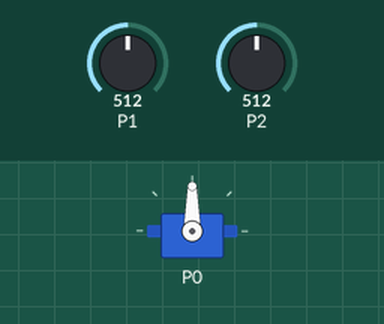
Bench run of a program on a simulated BBC micro:bit (MakeCode). Parts: servo. Inputs (shaded band) come from the test bench; at power-on: P2 = 512, P1 = 512 (analog values on the 0–1023 scale).

Above: at 1.2 s.
1.3 s: P2 set to 716
At 2.4 s:
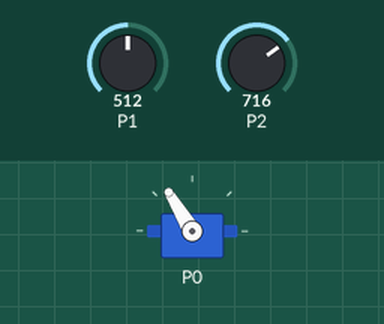
2.8 s: P2 set to 900
At 3.5 s:
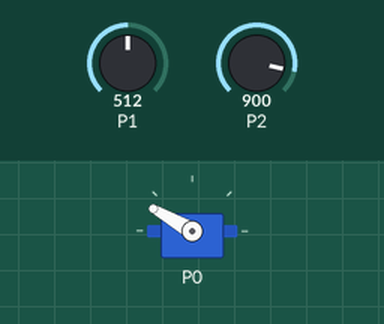
5.8 s: P2 set to 1023
At 6.9 s:
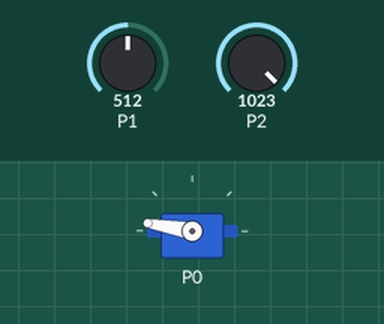
8.8 s: P2 set to 306
At 9.1 s:
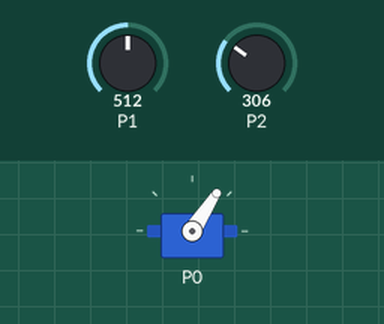
11.8 s: P2 set to 122
14.8 s: P2 set to 0
Timing chart, 0 to 17.5 s (numbered marks = the images above; inputs shaded):
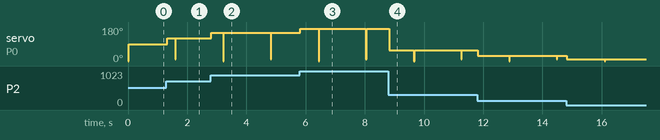

The program:

main.ts
```typescript
servos.P0.setRange(10, 170)
basic.forever(function () {
    servos.P0.setPulse(1)
    servos.P0.setAngle(10)
    servos.P0.setAngle(pins.map(
    pins.analogReadPin(AnalogPin.P1),
    0,
    1023,
    10,
    170
    ))
    servos.P0.setAngle(pins.map(
    pins.analogReadPin(AnalogPin.P2),
    0,
    1023,
    10,
    170
    ))
})
```

test.ts
```typescript
// les tests vont ici ; cela ne sera pas compilé si ce paquet est utilisé en tant qu'extension.
```
